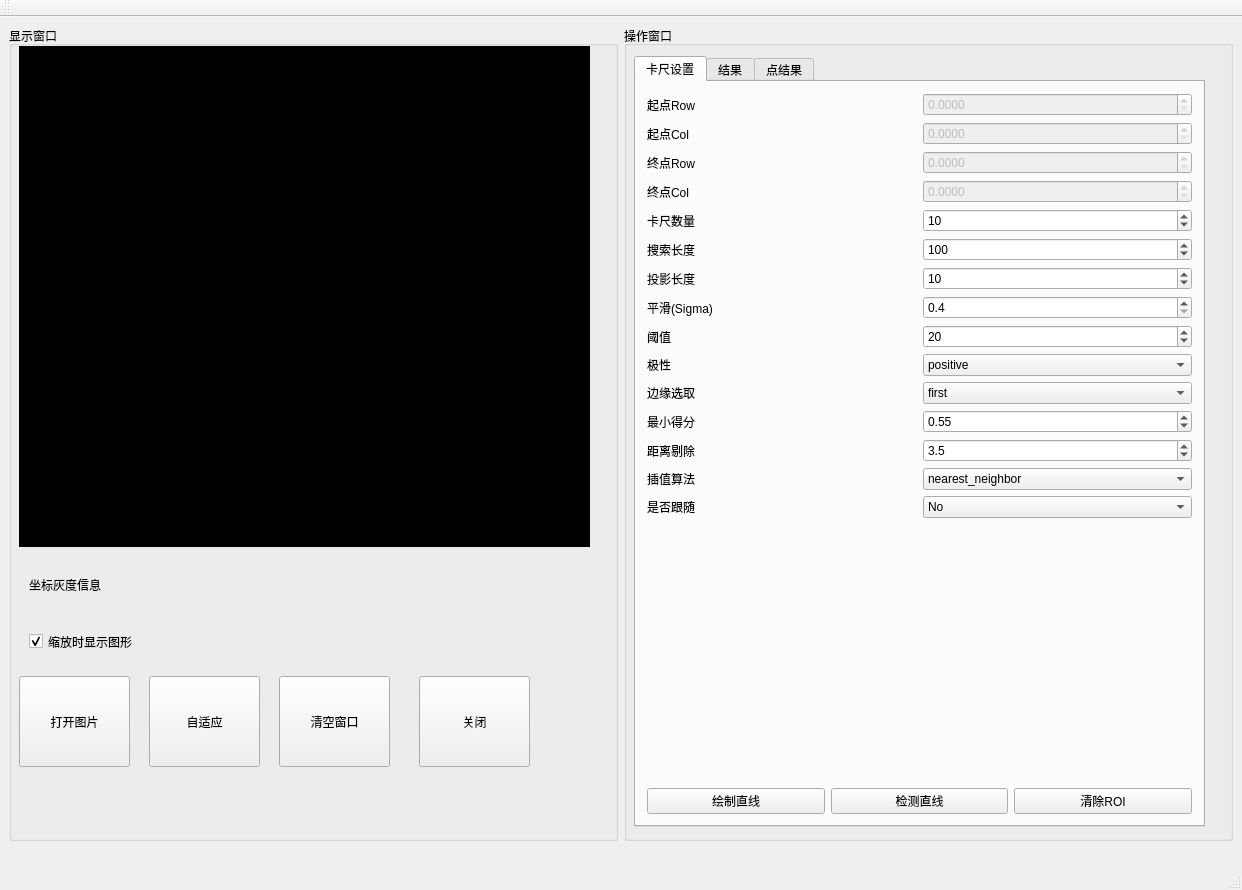
<?xml version="1.0" encoding="UTF-8"?>
<ui version="4.0">
 <class>LineWindowClass</class>
 <widget class="QMainWindow" name="LineWindowClass">
  <property name="geometry">
   <rect>
    <x>0</x>
    <y>0</y>
    <width>1242</width>
    <height>890</height>
   </rect>
  </property>
  <property name="windowTitle">
   <string>LineWindow</string>
  </property>
  <widget class="QWidget" name="centralWidget">
   <widget class="QGroupBox" name="groupBox">
    <property name="geometry">
     <rect>
      <x>9</x>
      <y>9</y>
      <width>609</width>
      <height>815</height>
     </rect>
    </property>
    <property name="title">
     <string>显示窗口</string>
    </property>
    <widget class="CMyLabel" name="lbl_Window">
     <property name="geometry">
      <rect>
       <x>10</x>
       <y>20</y>
       <width>571</width>
       <height>501</height>
      </rect>
     </property>
     <property name="styleSheet">
      <string notr="true">background-color: rgb(0, 0, 0);</string>
     </property>
     <property name="text">
      <string/>
     </property>
    </widget>
    <widget class="QPushButton" name="pBtn_ReadImage">
     <property name="geometry">
      <rect>
       <x>10</x>
       <y>650</y>
       <width>111</width>
       <height>91</height>
      </rect>
     </property>
     <property name="text">
      <string>打开图片</string>
     </property>
    </widget>
    <widget class="QPushButton" name="pBtn_FitImage">
     <property name="geometry">
      <rect>
       <x>140</x>
       <y>650</y>
       <width>111</width>
       <height>91</height>
      </rect>
     </property>
     <property name="text">
      <string>自适应</string>
     </property>
    </widget>
    <widget class="QLabel" name="lbl_Status">
     <property name="geometry">
      <rect>
       <x>20</x>
       <y>550</y>
       <width>561</width>
       <height>18</height>
      </rect>
     </property>
     <property name="text">
      <string>坐标灰度信息</string>
     </property>
    </widget>
    <widget class="QPushButton" name="btn_ClearWindow">
     <property name="geometry">
      <rect>
       <x>270</x>
       <y>650</y>
       <width>111</width>
       <height>91</height>
      </rect>
     </property>
     <property name="text">
      <string>清空窗口</string>
     </property>
    </widget>
    <widget class="QCheckBox" name="ckb_ShowObj">
     <property name="geometry">
      <rect>
       <x>20</x>
       <y>600</y>
       <width>131</width>
       <height>31</height>
      </rect>
     </property>
     <property name="text">
      <string>缩放时显示图形</string>
     </property>
     <property name="checked">
      <bool>true</bool>
     </property>
    </widget>
    <widget class="QPushButton" name="btn_Hide">
     <property name="geometry">
      <rect>
       <x>410</x>
       <y>650</y>
       <width>111</width>
       <height>91</height>
      </rect>
     </property>
     <property name="text">
      <string>关闭</string>
     </property>
    </widget>
   </widget>
   <widget class="QGroupBox" name="groupBox_2">
    <property name="geometry">
     <rect>
      <x>624</x>
      <y>9</y>
      <width>609</width>
      <height>815</height>
     </rect>
    </property>
    <property name="title">
     <string>操作窗口</string>
    </property>
    <widget class="QTabWidget" name="tabWidget_3">
     <property name="geometry">
      <rect>
       <x>10</x>
       <y>30</y>
       <width>571</width>
       <height>771</height>
      </rect>
     </property>
     <property name="currentIndex">
      <number>0</number>
     </property>
     <widget class="QWidget" name="tab_11">
      <attribute name="title">
       <string>卡尺设置</string>
      </attribute>
      <layout class="QGridLayout" name="gridLayout">
       <item row="0" column="0">
        <layout class="QVBoxLayout" name="verticalLayout">
         <item>
          <layout class="QHBoxLayout" name="horizontalLayout">
           <item>
            <widget class="QLabel" name="label_38">
             <property name="text">
              <string>起点Row</string>
             </property>
            </widget>
           </item>
           <item>
            <widget class="QDoubleSpinBox" name="dspb_RowBegin_Line">
             <property name="enabled">
              <bool>false</bool>
             </property>
             <property name="decimals">
              <number>4</number>
             </property>
             <property name="maximum">
              <double>999999999.000000000000000</double>
             </property>
             <property name="singleStep">
              <double>0.000100000000000</double>
             </property>
            </widget>
           </item>
          </layout>
         </item>
         <item>
          <layout class="QHBoxLayout" name="horizontalLayout_2">
           <item>
            <widget class="QLabel" name="label_39">
             <property name="text">
              <string>起点Col</string>
             </property>
            </widget>
           </item>
           <item>
            <widget class="QDoubleSpinBox" name="dspb_ColBegin_Line">
             <property name="enabled">
              <bool>false</bool>
             </property>
             <property name="decimals">
              <number>4</number>
             </property>
             <property name="maximum">
              <double>999999999.000000000000000</double>
             </property>
             <property name="singleStep">
              <double>0.000100000000000</double>
             </property>
            </widget>
           </item>
          </layout>
         </item>
         <item>
          <layout class="QHBoxLayout" name="horizontalLayout_3">
           <item>
            <widget class="QLabel" name="label_40">
             <property name="text">
              <string>终点Row</string>
             </property>
            </widget>
           </item>
           <item>
            <widget class="QDoubleSpinBox" name="dspb_RowEnd_Line">
             <property name="enabled">
              <bool>false</bool>
             </property>
             <property name="decimals">
              <number>4</number>
             </property>
             <property name="maximum">
              <double>999999999.000000000000000</double>
             </property>
             <property name="singleStep">
              <double>0.000100000000000</double>
             </property>
            </widget>
           </item>
          </layout>
         </item>
         <item>
          <layout class="QHBoxLayout" name="horizontalLayout_4">
           <item>
            <widget class="QLabel" name="label_41">
             <property name="text">
              <string>终点Col</string>
             </property>
            </widget>
           </item>
           <item>
            <widget class="QDoubleSpinBox" name="dspb_ColEnd_Line">
             <property name="enabled">
              <bool>false</bool>
             </property>
             <property name="decimals">
              <number>4</number>
             </property>
             <property name="maximum">
              <double>999999999.000000000000000</double>
             </property>
             <property name="singleStep">
              <double>0.000100000000000</double>
             </property>
            </widget>
           </item>
          </layout>
         </item>
         <item>
          <layout class="QHBoxLayout" name="horizontalLayout_5">
           <item>
            <widget class="QLabel" name="label_31">
             <property name="text">
              <string>卡尺数量</string>
             </property>
            </widget>
           </item>
           <item>
            <widget class="QSpinBox" name="spb_MeasureNum_Line">
             <property name="maximum">
              <number>999999</number>
             </property>
             <property name="value">
              <number>10</number>
             </property>
            </widget>
           </item>
          </layout>
         </item>
         <item>
          <layout class="QHBoxLayout" name="horizontalLayout_6">
           <item>
            <widget class="QLabel" name="label_29">
             <property name="text">
              <string>搜索长度</string>
             </property>
            </widget>
           </item>
           <item>
            <widget class="QSpinBox" name="spb_MeasureLength1_Line">
             <property name="maximum">
              <number>999999</number>
             </property>
             <property name="value">
              <number>100</number>
             </property>
            </widget>
           </item>
          </layout>
         </item>
         <item>
          <layout class="QHBoxLayout" name="horizontalLayout_8">
           <item>
            <widget class="QLabel" name="label_30">
             <property name="text">
              <string>投影长度</string>
             </property>
            </widget>
           </item>
           <item>
            <widget class="QSpinBox" name="spb_MeasureLength2_Line">
             <property name="maximum">
              <number>999999</number>
             </property>
             <property name="value">
              <number>10</number>
             </property>
            </widget>
           </item>
          </layout>
         </item>
         <item>
          <layout class="QHBoxLayout" name="horizontalLayout_9">
           <item>
            <widget class="QLabel" name="label_32">
             <property name="text">
              <string>平滑(Sigma)</string>
             </property>
            </widget>
           </item>
           <item>
            <widget class="QDoubleSpinBox" name="dspb_MeasureSigma_Line">
             <property name="decimals">
              <number>1</number>
             </property>
             <property name="minimum">
              <double>0.400000000000000</double>
             </property>
             <property name="singleStep">
              <double>0.100000000000000</double>
             </property>
            </widget>
           </item>
          </layout>
         </item>
         <item>
          <layout class="QHBoxLayout" name="horizontalLayout_12">
           <item>
            <widget class="QLabel" name="label_33">
             <property name="text">
              <string>阈值</string>
             </property>
            </widget>
           </item>
           <item>
            <widget class="QSpinBox" name="spb_MeasureThreshold_Line">
             <property name="maximum">
              <number>255</number>
             </property>
             <property name="value">
              <number>20</number>
             </property>
            </widget>
           </item>
          </layout>
         </item>
         <item>
          <layout class="QHBoxLayout" name="horizontalLayout_13">
           <item>
            <widget class="QLabel" name="label_34">
             <property name="text">
              <string>极性</string>
             </property>
            </widget>
           </item>
           <item>
            <widget class="QComboBox" name="cmb_MeasureTransition_Line">
             <item>
              <property name="text">
               <string>positive</string>
              </property>
             </item>
             <item>
              <property name="text">
               <string>negative</string>
              </property>
             </item>
             <item>
              <property name="text">
               <string>all</string>
              </property>
             </item>
             <item>
              <property name="text">
               <string>uniform</string>
              </property>
             </item>
            </widget>
           </item>
          </layout>
         </item>
         <item>
          <layout class="QHBoxLayout" name="horizontalLayout_15">
           <item>
            <widget class="QLabel" name="label_35">
             <property name="text">
              <string>边缘选取</string>
             </property>
            </widget>
           </item>
           <item>
            <widget class="QComboBox" name="cmb_MeasureSelect_Line">
             <item>
              <property name="text">
               <string>first</string>
              </property>
             </item>
             <item>
              <property name="text">
               <string>last</string>
              </property>
             </item>
             <item>
              <property name="text">
               <string>all</string>
              </property>
             </item>
            </widget>
           </item>
          </layout>
         </item>
         <item>
          <layout class="QHBoxLayout" name="horizontalLayout_16">
           <item>
            <widget class="QLabel" name="label_36">
             <property name="text">
              <string>最小得分</string>
             </property>
            </widget>
           </item>
           <item>
            <widget class="QDoubleSpinBox" name="dspb_MinScore_Line">
             <property name="decimals">
              <number>2</number>
             </property>
             <property name="maximum">
              <double>1.000000000000000</double>
             </property>
             <property name="singleStep">
              <double>0.010000000000000</double>
             </property>
             <property name="value">
              <double>0.550000000000000</double>
             </property>
            </widget>
           </item>
          </layout>
         </item>
         <item>
          <layout class="QHBoxLayout" name="horizontalLayout_17">
           <item>
            <widget class="QLabel" name="label_47">
             <property name="text">
              <string>距离剔除</string>
             </property>
            </widget>
           </item>
           <item>
            <widget class="QDoubleSpinBox" name="dspb_DistanceThreshold_Line">
             <property name="decimals">
              <number>1</number>
             </property>
             <property name="maximum">
              <double>100.000000000000000</double>
             </property>
             <property name="singleStep">
              <double>0.100000000000000</double>
             </property>
             <property name="value">
              <double>3.500000000000000</double>
             </property>
            </widget>
           </item>
          </layout>
         </item>
         <item>
          <layout class="QHBoxLayout" name="horizontalLayout_18">
           <item>
            <widget class="QLabel" name="label_37">
             <property name="text">
              <string>插值算法</string>
             </property>
            </widget>
           </item>
           <item>
            <widget class="QComboBox" name="cmb_MeasureInterpolation_Line">
             <item>
              <property name="text">
               <string>nearest_neighbor</string>
              </property>
             </item>
             <item>
              <property name="text">
               <string>bilinear</string>
              </property>
             </item>
             <item>
              <property name="text">
               <string>bicubic</string>
              </property>
             </item>
            </widget>
           </item>
          </layout>
         </item>
         <item>
          <layout class="QHBoxLayout" name="horizontalLayout_19">
           <item>
            <widget class="QLabel" name="label_49">
             <property name="text">
              <string>是否跟随</string>
             </property>
            </widget>
           </item>
           <item>
            <widget class="QComboBox" name="cmb_IsFollow_Line">
             <item>
              <property name="text">
               <string>No</string>
              </property>
             </item>
             <item>
              <property name="text">
               <string>Yes</string>
              </property>
             </item>
            </widget>
           </item>
          </layout>
         </item>
        </layout>
       </item>
       <item row="1" column="0">
        <spacer name="verticalSpacer_4">
         <property name="orientation">
          <enum>Qt::Vertical</enum>
         </property>
         <property name="sizeHint" stdset="0">
          <size>
           <width>20</width>
           <height>272</height>
          </size>
         </property>
        </spacer>
       </item>
       <item row="2" column="0">
        <layout class="QHBoxLayout" name="horizontalLayout_7">
         <item>
          <widget class="QPushButton" name="btn_DrawLine_Line">
           <property name="text">
            <string>绘制直线</string>
           </property>
          </widget>
         </item>
         <item>
          <widget class="QPushButton" name="btn_DetectLine_Line">
           <property name="text">
            <string>检测直线</string>
           </property>
          </widget>
         </item>
         <item>
          <widget class="QPushButton" name="btn_ClearRoi_Line">
           <property name="text">
            <string>清除ROI</string>
           </property>
          </widget>
         </item>
        </layout>
       </item>
      </layout>
     </widget>
     <widget class="QWidget" name="tab_12">
      <attribute name="title">
       <string>结果</string>
      </attribute>
      <widget class="QWidget" name="">
       <property name="geometry">
        <rect>
         <x>14</x>
         <y>27</y>
         <width>531</width>
         <height>641</height>
        </rect>
       </property>
       <layout class="QVBoxLayout" name="verticalLayout_2">
        <item>
         <layout class="QHBoxLayout" name="horizontalLayout_14">
          <item>
           <layout class="QHBoxLayout" name="horizontalLayout_11">
            <item>
             <widget class="QPushButton" name="btn_SaveLineData">
              <property name="text">
               <string>参数保存</string>
              </property>
             </widget>
            </item>
            <item>
             <widget class="QPushButton" name="btn_LoadLineData">
              <property name="text">
               <string>参数加载</string>
              </property>
             </widget>
            </item>
           </layout>
          </item>
          <item>
           <widget class="QLabel" name="lbl_RunLineCT">
            <property name="text">
             <string>运行时间</string>
            </property>
           </widget>
          </item>
         </layout>
        </item>
        <item>
         <spacer name="verticalSpacer_6">
          <property name="orientation">
           <enum>Qt::Vertical</enum>
          </property>
          <property name="sizeHint" stdset="0">
           <size>
            <width>20</width>
            <height>288</height>
           </size>
          </property>
         </spacer>
        </item>
        <item>
         <layout class="QHBoxLayout" name="horizontalLayout_10">
          <item>
           <layout class="QVBoxLayout" name="verticalLayout_11">
            <item>
             <widget class="QLabel" name="label_50">
              <property name="text">
               <string>起点X:</string>
              </property>
             </widget>
            </item>
            <item>
             <widget class="QLabel" name="label_51">
              <property name="text">
               <string>起点Y:</string>
              </property>
             </widget>
            </item>
            <item>
             <widget class="QLabel" name="label_52">
              <property name="text">
               <string>终点X:</string>
              </property>
             </widget>
            </item>
            <item>
             <widget class="QLabel" name="label_53">
              <property name="text">
               <string>终点Y:</string>
              </property>
             </widget>
            </item>
           </layout>
          </item>
          <item>
           <layout class="QVBoxLayout" name="verticalLayout_12">
            <item>
             <widget class="QLineEdit" name="txt_Col1_Line">
              <property name="readOnly">
               <bool>true</bool>
              </property>
             </widget>
            </item>
            <item>
             <widget class="QLineEdit" name="txt_Row1_Line">
              <property name="readOnly">
               <bool>true</bool>
              </property>
             </widget>
            </item>
            <item>
             <widget class="QLineEdit" name="txt_Col2_Line">
              <property name="readOnly">
               <bool>true</bool>
              </property>
             </widget>
            </item>
            <item>
             <widget class="QLineEdit" name="txt_Row2_Line">
              <property name="readOnly">
               <bool>true</bool>
              </property>
             </widget>
            </item>
           </layout>
          </item>
         </layout>
        </item>
       </layout>
      </widget>
     </widget>
     <widget class="QWidget" name="tab_13">
      <attribute name="title">
       <string>点结果</string>
      </attribute>
      <widget class="QTableWidget" name="tablewidget_PointsResult_Line">
       <property name="geometry">
        <rect>
         <x>10</x>
         <y>10</y>
         <width>561</width>
         <height>671</height>
        </rect>
       </property>
      </widget>
     </widget>
    </widget>
   </widget>
  </widget>
  <widget class="QMenuBar" name="menuBar">
   <property name="geometry">
    <rect>
     <x>0</x>
     <y>0</y>
     <width>1242</width>
     <height>23</height>
    </rect>
   </property>
  </widget>
  <widget class="QToolBar" name="mainToolBar">
   <attribute name="toolBarArea">
    <enum>TopToolBarArea</enum>
   </attribute>
   <attribute name="toolBarBreak">
    <bool>false</bool>
   </attribute>
  </widget>
  <widget class="QStatusBar" name="statusBar"/>
 </widget>
 <layoutdefault spacing="6" margin="11"/>
 <customwidgets>
  <customwidget>
   <class>CMyLabel</class>
   <extends>QLabel</extends>
   <header>cmylabel.h</header>
  </customwidget>
 </customwidgets>
 <resources/>
 <connections/>
</ui>
